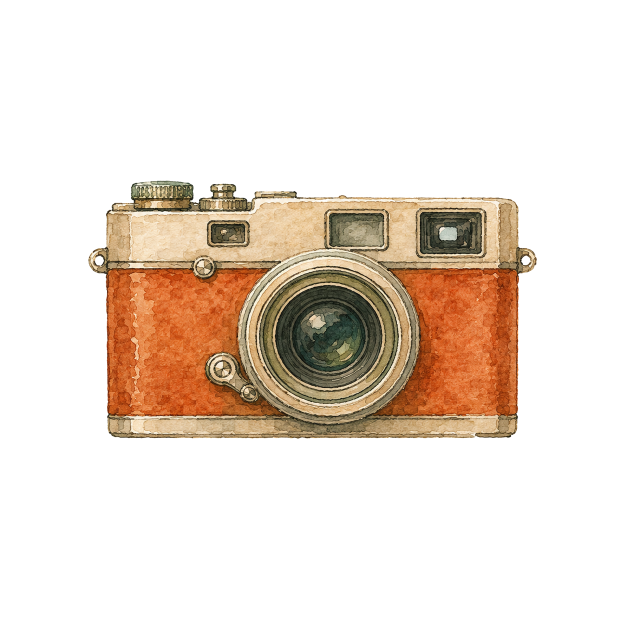
#> input picture assets/camera-CgzUzMcc.png, 1254 x 1254 px (shown at 1/2 size)
$ python -i verify_icons.py   (imports and definitions only)
#> lines starting #> are read from the running program, lines starting #| are printed output that depends on the picture; after the words box and inside, x2 and y2 are one past the last pixel; in counts of white or black regions, pixels touching at a corner belong together
#!/usr/bin/env python3
"""Validate the watercolor icon PNG exports."""

from __future__ import annotations

import sys
from collections import Counter
from pathlib import Path

from PIL import Image


NAVIGATION_ICONS = (
    "icon-home.png",
    "icon-discover.png",
    "icon-gallery.png",
    "icon-itinerary.png",
    "icon-japan.png",
    "icon-korea.png",
    "icon-budget.png",
    "icon-stays.png",
    "icon-transport.png",
    "icon-map.png",
    "icon-souvenirs.png",
    "icon-settings.png",
)

PLACE_TYPE_ICONS = (
    'temple.webp',
    'palace.webp',
    'viewpoint.webp',
    'camera.webp',
    'restaurant.webp',
    'market.webp',
    'museum.webp',
    'park.webp',
    'nature.webp',
    'beach.webp',
    'nightlife.webp',
    'shopping.webp',
    'transport.webp',
    'hotel.webp',
    'activity.webp',
    'cultural.webp',
    'waterfall.webp',
    'onsen.webp',
    'default.webp',
)


def border_pixels(image: Image.Image):
    width, height = image.size
    pixels = image.load()
    for x in range(width):
        yield pixels[x, 0]
        yield pixels[x, height - 1]
    for y in range(1, height - 1):
        yield pixels[0, y]
        yield pixels[width - 1, y]


def validate(path: Path) -> list[str]:
#> called with path = '../assets/camera-CgzUzMcc.png'
    errors: list[str] = []
    with Image.open(path) as image:
#> image is the input picture: PIL image 1254x1254 RGBA; mean R, G, B, A 234.7, 222.5, 211.9, 65.5
        if image.format != "PNG":
            errors.append(f"format={image.format}, expected PNG")
        if image.mode != "RGBA":
            errors.append(f"mode={image.mode}, expected RGBA")
            return errors

        alpha = image.getchannel("A")
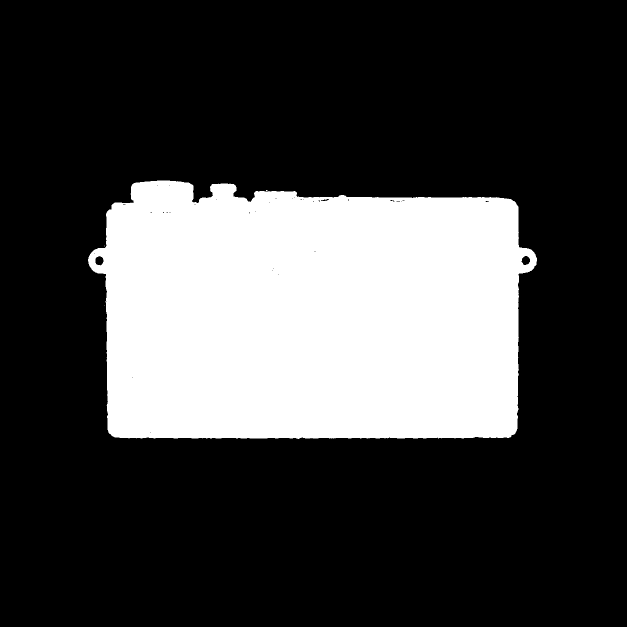
#> alpha: PIL image 1254x1254 L (shown at 1/2 size); 25.7% white; 6 white regions (5 under 20 px), largest, box (x1, y1, x2, y2) and area: (176, 361, 1074, 878) 403964
        alpha_min, alpha_max = alpha.getextrema()
#> alpha_min = 0; alpha_max = 255
        if alpha_min != 0:
            errors.append(f"alpha minimum={alpha_min}, expected 0")
        if alpha_max == 0:
            errors.append("image contains no visible object pixels")

        border = list(border_pixels(image))
#> border = 5012 items, first 6: (255, 255, 255, 0), (255, 255, 255, 0), (255, 255, 255, 0), (255, 255, 255, 0), (255, 255, 255, 0), (255, 255, 255, 0)
        opaque_border = [rgba for rgba in border if rgba[3] >= 250]
#> opaque_border = []
        white_border = [
            rgba for rgba in opaque_border if min(rgba[:3]) >= 245
        ]
#> white_border = []
        if white_border:
            errors.append("opaque white background pixels remain on the border")

        # A baked checkerboard has repeated opaque gray/white colors at the border.
        common_opaque = Counter(rgba[:3] for rgba in opaque_border).most_common(2)
#> common_opaque = []
        checker_colors = sum(
            count
            for rgb, count in common_opaque
            if max(rgb) - min(rgb) <= 8 and 160 <= min(rgb) <= 255
        )
#> checker_colors = 0
        if checker_colors > max(8, len(border) // 20):
            errors.append("possible opaque checkerboard background remains")

        width, height = image.size
#> width = 1254; height = 1254
        corners = (
            image.getpixel((0, 0))[3],
            image.getpixel((width - 1, 0))[3],
            image.getpixel((0, height - 1))[3],
            image.getpixel((width - 1, height - 1))[3],
        )
#> corners = (0, 0, 0, 0)
        if any(corner != 0 for corner in corners):
            errors.append(f"corners are not fully transparent: {corners}")

        print(
#> (the run stopped early here; a loop or call above may not have finished)
